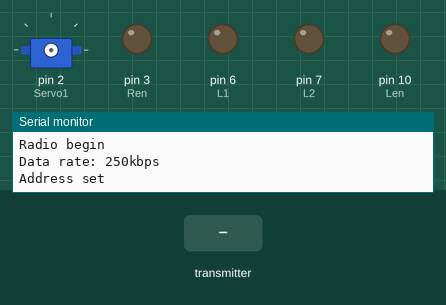
This sketch was run on a simulated Arduino Uno, built with avr-gcc and run on an emulated ATmega328P. Shown: servo, output pins drawn as LEDs (lit = HIGH), the last lines printed to the serial monitor. Inputs (shaded band) come from the test bench. No radio packets arrive unless stated; pins used as bus, display or sensor lines are not drawn.

Above: at 1.2 s.
1.3 s: the transmitter starts sending x = 0
At 1.7 s:
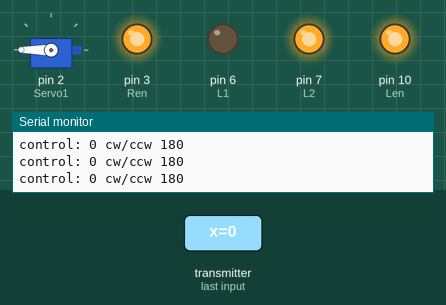
2.8 s: the transmitter starts sending y = 0
At 4.0 s:
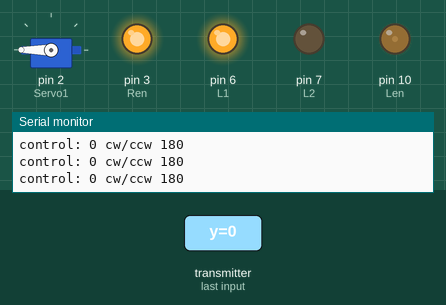
4.3 s: the transmitter starts sending x = 64
At 5.1 s:
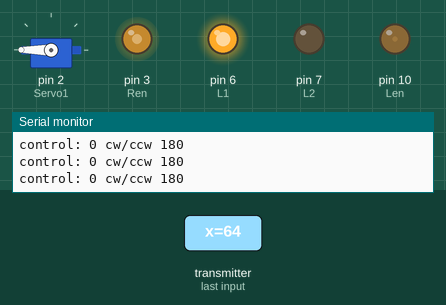
5.8 s: the transmitter starts sending y = 64
At 6.3 s:
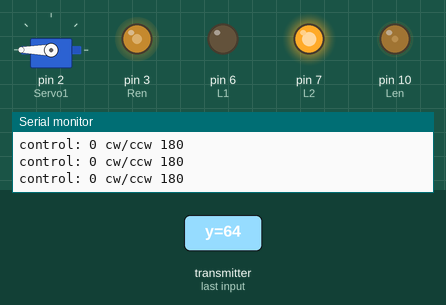
7.3 s: the transmitter starts sending x = 128
At 8.5 s:
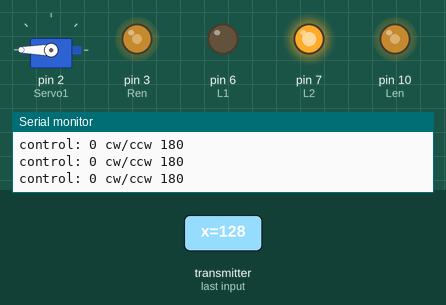
8.8 s: the transmitter starts sending y = 255
At 9.7 s:
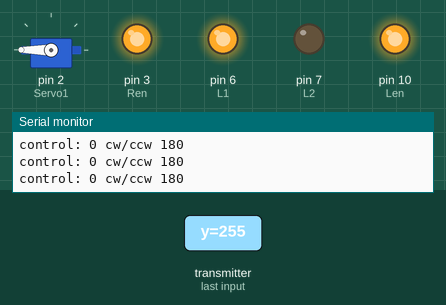
Timing chart, 0 to 11.3 s (numbered marks = the images above; inputs shaded):
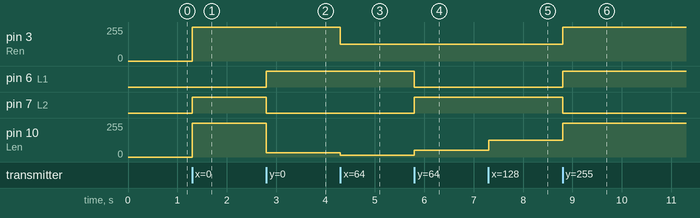

Measured:
- after the input at 1.3 s, pin 3 (Ren), pin 10 (Len): 0/255 → 255/255 at once; pin 7 (L2): LOW → HIGH at once
- after the input at 2.8 s, pin 6 (L1): LOW → HIGH at once; pin 7 (L2): HIGH → LOW at once; pin 10 (Len): 255/255 → 31/255 at once
- after the input at 4.3 s, pin 3 (Ren): 255/255 → 127/255 at once; pin 10 (Len): 31/255 → 15/255 at once
- after the input at 5.8 s, pin 6 (L1): HIGH → LOW at once; pin 7 (L2): LOW → HIGH at once; pin 10 (Len): 15/255 → 52/255 at once
- after the input at 7.3 s, pin 10 (Len): 52/255 → 127/255 at once
- after the input at 8.8 s, pin 3 (Ren), pin 10 (Len): 127/255 → 255/255 at once; pin 6 (L1): LOW → HIGH at once; pin 7 (L2): HIGH → LOW at once

The sketch:

Robot_Rx.ino
```cpp
/**
   August 28, 2020
   Battle Bot Radio Reciever
   Gareth Koch

   nRF24 Wiring
   GND  -----  GND
   VCC  ----- 3.3V
   CE   -----    8
   CSN  -----    9
   SCK  -----   13
   MOSI -----   11
   MISO -----   12

   L298N Wiring
   +12V -----   9V
   GND  -----  GND
   +5V  -----  +5V
   ENA  -----   10
   IN1  -----    7
   IN2  -----    6
   IN3  -----    5
   IN4  -----    4
   ENB  -----    3

*/

#include <SPI.h>
#include <nRF24L01.h>
#include <RF24.h>
#include <Servo.h>

// Define left motor pins
#define Len 10
#define L1 6
#define L2 7

// Define right motor pins
#define Ren 3
#define R1 4
#define R2 5

//Define servo pins
#define Servo1 2

// Set address for radio
// This must be the same for both the transmitter and receiver
const byte address[6] = {'P', 'U', 'R', 'P', 'L', 'E'};

// Create radio and set CE and CSE pins to 8 and 9 respectively
RF24 radio(8, 9);

// Joystick data format to be read
struct Joystick
{
  byte x;
  byte y;
  byte servo;
};

// Variable of above struct
Joystick joystick;

//Set up servo
Servo servo1;
int servoPos = 90;
int prevPos = 90;

int timer;
int lsatUpdate;

void setup()
{
  Serial.begin(9600);

  //Start radio
  radio.begin();
  Serial.println("Radio begin");
  // Set data rate
  radio.setDataRate(RF24_250KBPS);
  Serial.println("Data rate: 250kbps");
  // Set address
  radio.openReadingPipe(1, address);
  Serial.println("Address set");
  // Set radio to be receiver
  radio.startListening();

  // Set channel values to "middle" of 0-255
  joystick.x = 127;
  joystick.y = 127;

  // Set pinouts for motor controller
  pinMode(L1, OUTPUT);
  pinMode(L2, OUTPUT);
  pinMode(Len, OUTPUT);
  pinMode(R1, OUTPUT);
  pinMode(R2, OUTPUT);
  pinMode(Ren, OUTPUT);
}

void loop() {
  while (radio.available()) {
    // Read joystick data
    radio.read(&joystick, sizeof(Joystick));

    /*
      // Test data received
      x_value = joystick.x;
      y_value = joystick.y;
      Serial.print("x: ");
      Serial.print(x_value);
      Serial.print(" y: ");
      Serial.println(y_value);
    */

    // Actually move
    control(joystick.x, joystick.y);
    // Control actuator servo
    // servoControl(joystick.servo);
    // Use this instead for a continuous servo
    continuousServoControl(joystick.servo);
  }
}

// Check if a joystick axis is in the neutral position
bool isCentered(int value) {
  return (value > 120 && value < 135);
}

void control (int x, int y) {
  // Define forward velocity in terms of x axis
  int fwSpeed = map(x, 0, 255, -255, 255);
  // Define left and right motor velocity in terms of forward velocity
  int lSpeed = fwSpeed;
  int rSpeed = fwSpeed;

  // If joystick is in neutral position, do not move
  if (isCentered(x) && isCentered(y)) {
    lSpeed = 0;
    rSpeed = 0;
    // Turn in place if no forward velocity
  } else if (isCentered(x)) {
    lSpeed = map(y, 0, 255, -255, 255);
    rSpeed = - lSpeed;
    // Scale forward velocity of right and left motors relative to y axis
  } else {
    if (y < 120) {
      // left turn
      lSpeed = fwSpeed + map(y, 135, 255, 0, fwSpeed);
    }
    else if (y > 135) {
      rSpeed = fwSpeed + map(y, 0, 120, fwSpeed, 0);
    }
  }

  /*
    // Test motor input/output
    Serial.print("x: ");
    Serial.print(x);
    Serial.print(" ");
    Serial.print("y: ");
    Serial.print(y);
    Serial.print(" ");
    Serial.print("L: ");
    Serial.print(lSpeed);
    Serial.print(" ");
    Serial.print("R: ");
    Serial.println(rSpeed);
  */

  // Process final "speed" values to movement
  trackMove(lSpeed, rSpeed);
}

void trackMove(int lSpe, int rSpe) {
  if (lSpe > 8) {
    // Move forward
    digitalWrite(L1, HIGH);
    digitalWrite(L2, LOW);
    analogWrite(Len, lSpe);
  } else if (lSpe < -8) {
    // Move backwards
    digitalWrite(L1, LOW);
    digitalWrite(L2, HIGH);
    analogWrite(Len, -lSpe);
  } else {
    digitalWrite(L1, LOW);
    digitalWrite(L2, LOW);
    analogWrite(Len, 0);
  }

  if (rSpe > 8) {
    // Move forward
    digitalWrite(R1, HIGH);
    digitalWrite(R2, LOW);
    analogWrite(Ren, rSpe);
  } else if (rSpe < -8) {
    // Move backwards
    digitalWrite(R1, LOW);
    digitalWrite(R2, HIGH);
    analogWrite(Ren, -rSpe);
  } else {
    digitalWrite(R1, LOW);
    digitalWrite(R2, LOW);
    analogWrite(Ren, 0);
  }
}

void halt() {
  // Stop
  digitalWrite(L1, LOW);
  digitalWrite(L2, LOW);
  analogWrite(Len, 0);
  digitalWrite(R1, LOW);
  digitalWrite(R2, LOW);
  analogWrite(Ren, 0);
}

void servoControl(int dServo) {
  // raise servo while joystick up
  if (dServo > 199 && servoPos < 159) {
    servo1.attach(Servo1);
    servoPos += 2;
    servo1.write(servoPos);
    delay(10);
    // lower servo while joystick down
  } else if (dServo < 55 && servoPos > 21) {
    servo1.attach(Servo1);
    servoPos -= 2;
    servo1.write(servoPos);
    delay(10);
    // stop servo if not being used
  } else {
    servo1.detach();
  }

  // Test servo input/output
  prevPos = servo1.read();
  Serial.print("control: ");
  Serial.print(dServo);
  Serial.print(" assigned position: ");
  Serial.print(servoPos);
  Serial.print(" read position: ");
  Serial.println(prevPos);
}

void continuousServoControl(int dServo) {
  // raise servo while joystick up
  if (dServo > 199) {
    servo1.attach(Servo1);
    servoPos = 0;
    servo1.write(servoPos);
    // lower servo while joystick down
  } else if (dServo < 55) {
    servo1.attach(Servo1);
    servoPos = 180;
    servo1.write(servoPos);
    // stop servo if not being used
  } else {
    servo1.detach();
  }
  // Test servo direction
  Serial.print("control: ");
  Serial.print(dServo);
  Serial.print(" cw/ccw ");
  Serial.println(servoPos);
}
```
